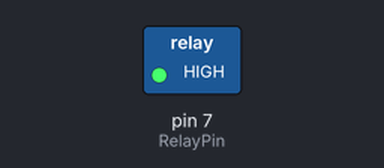
This sketch was run on a simulated Arduino Uno, built with avr-gcc and run on an emulated ATmega328P. On the bench: switched loads named in the sketch (green lamp = pin HIGH).

Above: at 5.5 s.
At 10.0 s:
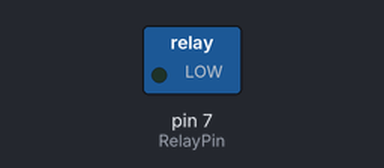
Timing chart, 0 to 11.9 s (numbered marks = the images above):
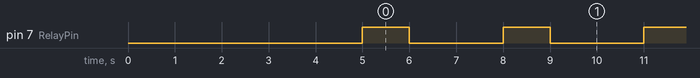

The sketch:

Tes_Nyiram.ino
```cpp
#include <Servo.h>

#define RelayPin 7

int lamasiram = 1000;

void setup() {
    pinMode(RelayPin, OUTPUT);
    delay(5000);
}

void loop() {
    siram();
}

void siram() {
  digitalWrite(RelayPin, HIGH);
  delay(lamasiram);
  digitalWrite(RelayPin, LOW);
  delay(2000);
}
```

Measured:
- by itself, pin 7 (RelayPin): alternates HIGH for 1.0 s and LOW for 2.0 s
